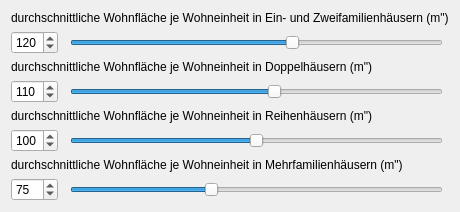
              <widget class="QWidget" name="scrollAreaWidgetContents_2">
               <property name="geometry">
                <rect>
                 <x>0</x>
                 <y>0</y>
                 <width>447</width>
                 <height>200</height>
                </rect>
               </property>
               <layout class="QGridLayout" name="gridLayout_8">
                <item row="2" column="0">
                 <widget class="QSpinBox" name="spinBox_22">
                  <property name="sizePolicy">
                   <sizepolicy hsizetype="Fixed" vsizetype="Fixed">
                    <horstretch>0</horstretch>
                    <verstretch>0</verstretch>
                   </sizepolicy>
                  </property>
                  <property name="maximum">
                   <number>200</number>
                  </property>
                  <property name="value">
                   <number>120</number>
                  </property>
                 </widget>
                </item>
                <item row="7" column="0" colspan="3">
                 <widget class="QLabel" name="label_15">
                  <property name="sizePolicy">
                   <sizepolicy hsizetype="Preferred" vsizetype="Fixed">
                    <horstretch>0</horstretch>
                    <verstretch>0</verstretch>
                   </sizepolicy>
                  </property>
                  <property name="text">
                   <string>durchschnittliche Wohnfläche je Wohneinheit in Mehrfamilienhäusern (m&quot;)</string>
                  </property>
                 </widget>
                </item>
                <item row="4" column="2">
                 <widget class="QSlider" name="horizontalSlider_12">
                  <property name="toolTip">
                   <string>Anteil der Fläche der ausgewählten Teilfläche, welcher kein Nettowohnbauland (= Wohnbaugrundstücke) is (in Prozent) --- WTF??? Vonhintendurchdiebrustinsauge!</string>
                  </property>
                  <property name="maximum">
                   <number>200</number>
                  </property>
                  <property name="value">
                   <number>110</number>
                  </property>
                  <property name="orientation">
                   <enum>Qt::Horizontal</enum>
                  </property>
                 </widget>
                </item>
                <item row="2" column="2">
                 <widget class="QSlider" name="horizontalSlider_13">
                  <property name="toolTip">
                   <string>Anteil der Fläche der ausgewählten Teilfläche, welcher kein Nettowohnbauland (= Wohnbaugrundstücke) is (in Prozent) --- WTF??? Vonhintendurchdiebrustinsauge!</string>
                  </property>
                  <property name="maximum">
                   <number>200</number>
                  </property>
                  <property name="value">
                   <number>120</number>
                  </property>
                  <property name="orientation">
                   <enum>Qt::Horizontal</enum>
                  </property>
                 </widget>
                </item>
                <item row="4" column="0">
                 <widget class="QSpinBox" name="spinBox_23">
                  <property name="sizePolicy">
                   <sizepolicy hsizetype="Fixed" vsizetype="Fixed">
                    <horstretch>0</horstretch>
                    <verstretch>0</verstretch>
                   </sizepolicy>
                  </property>
                  <property name="maximum">
                   <number>200</number>
                  </property>
                  <property name="value">
                   <number>110</number>
                  </property>
                 </widget>
                </item>
                <item row="6" column="2">
                 <widget class="QSlider" name="horizontalSlider_14">
                  <property name="toolTip">
                   <string>Anteil der Fläche der ausgewählten Teilfläche, welcher kein Nettowohnbauland (= Wohnbaugrundstücke) is (in Prozent) --- WTF??? Vonhintendurchdiebrustinsauge!</string>
                  </property>
                  <property name="maximum">
                   <number>200</number>
                  </property>
                  <property name="value">
                   <number>100</number>
                  </property>
                  <property name="orientation">
                   <enum>Qt::Horizontal</enum>
                  </property>
                 </widget>
                </item>
                <item row="0" column="0" colspan="4">
                 <widget class="QLabel" name="label_2">
                  <property name="sizePolicy">
                   <sizepolicy hsizetype="Preferred" vsizetype="Fixed">
                    <horstretch>0</horstretch>
                    <verstretch>0</verstretch>
                   </sizepolicy>
                  </property>
                  <property name="text">
                   <string>durchschnittliche Wohnfläche je Wohneinheit in Ein- und Zweifamilienhäusern (m&quot;)</string>
                  </property>
                 </widget>
                </item>
                <item row="10" column="0">
                 <widget class="QSpinBox" name="spinBox_25">
                  <property name="sizePolicy">
                   <sizepolicy hsizetype="Fixed" vsizetype="Fixed">
                    <horstretch>0</horstretch>
                    <verstretch>0</verstretch>
                   </sizepolicy>
                  </property>
                  <property name="maximum">
                   <number>200</number>
                  </property>
                  <property name="value">
                   <number>75</number>
                  </property>
                 </widget>
                </item>
                <item row="10" column="2">
                 <widget class="QSlider" name="horizontalSlider_15">
                  <property name="toolTip">
                   <string>Anteil der Fläche der ausgewählten Teilfläche, welcher kein Nettowohnbauland (= Wohnbaugrundstücke) is (in Prozent) --- WTF??? Vonhintendurchdiebrustinsauge!</string>
                  </property>
                  <property name="maximum">
                   <number>200</number>
                  </property>
                  <property name="value">
                   <number>75</number>
                  </property>
                  <property name="orientation">
                   <enum>Qt::Horizontal</enum>
                  </property>
                 </widget>
                </item>
                <item row="3" column="0" colspan="3">
                 <widget class="QLabel" name="label_13">
                  <property name="sizePolicy">
                   <sizepolicy hsizetype="Preferred" vsizetype="Fixed">
                    <horstretch>0</horstretch>
                    <verstretch>0</verstretch>
                   </sizepolicy>
                  </property>
                  <property name="text">
                   <string>durchschnittliche Wohnfläche je Wohneinheit in Doppelhäusern (m&quot;)</string>
                  </property>
                 </widget>
                </item>
                <item row="5" column="0" colspan="3">
                 <widget class="QLabel" name="label_14">
                  <property name="sizePolicy">
                   <sizepolicy hsizetype="Preferred" vsizetype="Fixed">
                    <horstretch>0</horstretch>
                    <verstretch>0</verstretch>
                   </sizepolicy>
                  </property>
                  <property name="text">
                   <string>durchschnittliche Wohnfläche je Wohneinheit in Reihenhäusern (m&quot;)</string>
                  </property>
                 </widget>
                </item>
                <item row="6" column="0">
                 <widget class="QSpinBox" name="spinBox_24">
                  <property name="sizePolicy">
                   <sizepolicy hsizetype="Fixed" vsizetype="Fixed">
                    <horstretch>0</horstretch>
                    <verstretch>0</verstretch>
                   </sizepolicy>
                  </property>
                  <property name="maximum">
                   <number>200</number>
                  </property>
                  <property name="value">
                   <number>100</number>
                  </property>
                 </widget>
                </item>
               </layout>
              </widget>
